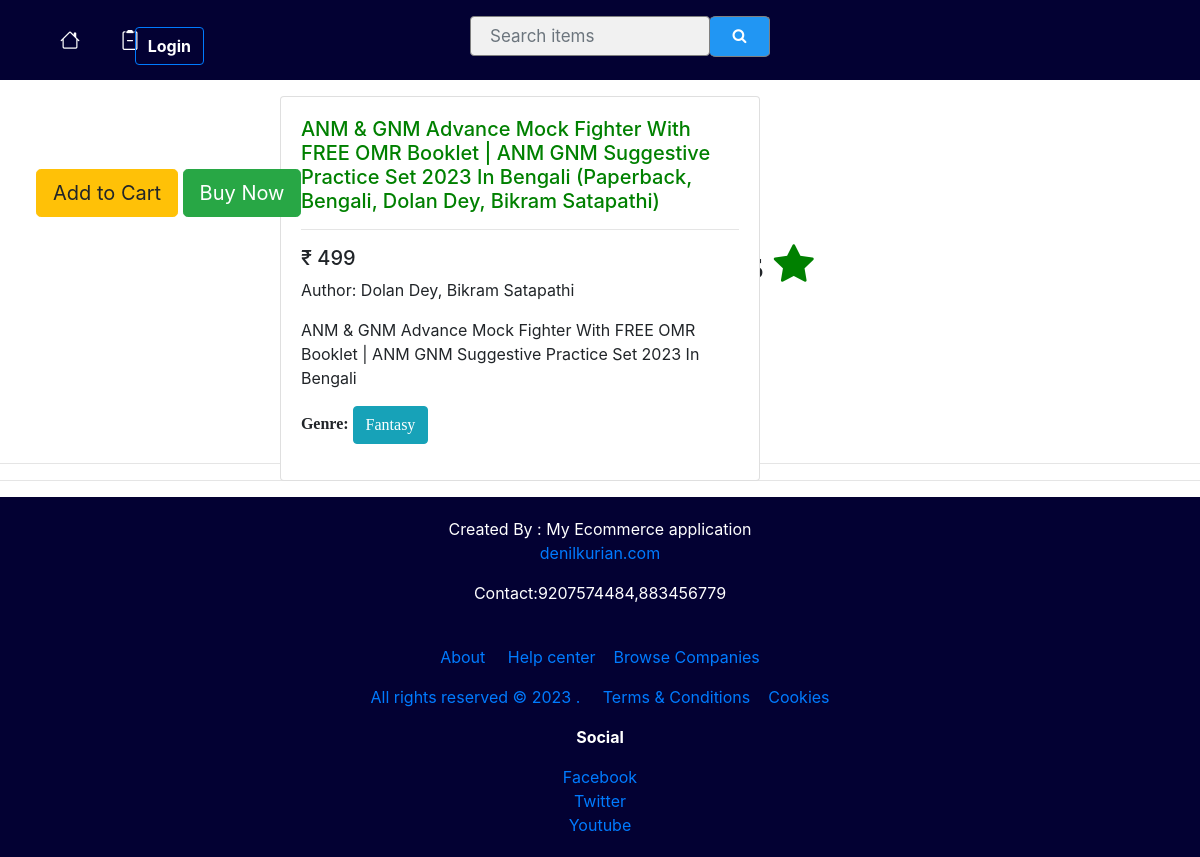
Page /detail1/4/ on the committed database.
### book/models.py (models this page shows, shortened)
class Book(models.Model):
    user = models.ForeignKey(User,on_delete=models.CASCADE ,blank=True, null=True)
    book_type = models.CharField(max_length=200, choices=Type1)
    title = models.CharField(max_length=200)
    author = models.CharField(max_length=150)
    description = models.CharField(max_length=500)
    price = models.IntegerField()
    image_url = models.CharField(max_length=2000, blank=True)
    genre=models.CharField(max_length=200)
    book_available = models.BooleanField(blank=True)

### book/views.py (the view)
# urls.py: path('detail1/<int:pk>/',detail1.as_view(),name='detail1'),
class detail1(DetailView):
    model = Book
    fields=['title','author','description','price','image_url','book_available']
    template_name = 'detail1.html'
    context_object_name = 'every'
    def get_context_data(self, **kwargs):
        context = super().get_context_data(**kwargs)
        context['reviews'] = Review.objects.filter(product=self.object)
        return context

### templates/detail1.html (shortened to what this page needs)
{% load static %}
{% block content %}
{% include 'navbar.html' %}
<!DOCTYPE html>
<html lang="en">
<head>
        <link rel="stylesheet" href="https://cdn.jsdelivr.net/npm/bootstrap@4.0.0/dist/css/bootstrap.min.css">
    <link rel="stylesheet" type="text/css" href="{% static 'css/detail1.css' %}"/>
<link rel="stylesheet" href="https://cdn.jsdelivr.net/npm/bootstrap-icons@1.10.3/font/bootstrap-icons.css">
</head>
<body>
<div class="row">
    <div class="col">
        <div  id="job-margin" class="card" style="width:30rem;">
<div class="card-body">
    <h5 style="color:green;" class="card-title">{{ every.title }}</h5><hr>
    <h5 class="card-text"> ₹ {{ every.price}}</h5>
    <p>Author: {{ every.author}}</p>
    <p> {{ every.description }}</p>
    <p style="font-family:Calibri Light"><b>Genre:</b> <button class="btn btn-info">{{ every.genre }}</button></p>
</div>
        </div>
    </div></div>
<br><br><br>&nbsp;&nbsp;&nbsp;&nbsp;&nbsp;&nbsp;&nbsp;
{% if every.book_available is True %}
<div class="btn-group" role="group" aria-label="Basic example">
   <form method="post" action="{% url 'add_to_cart' every.id %}">
        <button class="btn btn-warning  btn-lg" type="submit">Add to Cart</button>
    </form>
  <a href="{% url 'checkout-view' every.id %}"><button type="button" class="btn btn-success  btn-lg">Buy Now</button></a>
    {% else %}
    <button type="button" class="btn btn-lg btn-danger" disabled>Out of Stock</button>
    {% endif %}
</div>
    <center>
<div>
   &nbsp; <h1 style="font-family:gabriola">&nbsp;&nbsp;&nbsp;&nbsp;Reviews and Ratings&nbsp;<i style="color:green" class="bi bi-star-fill"></i></h1>
    {% if request.user.is_authenticated %}
   &nbsp;&nbsp;&nbsp;&nbsp; &nbsp;&nbsp;&nbsp;&nbsp; <a href="{% url 'add_review' every.id %}"><button class="btn btn-dark" >Add review <i class="bi bi-file-earmark-plus"></i></button></a></div></center>
{% else %}
<p>&nbsp;&nbsp;&nbsp;&nbsp;&nbsp;&nbsp;Signin in order to add review<a href="/signin">&nbsp;&nbsp;Login</a></p>
{% endif %}
{% if reviews %}
    {% for review in reviews %}
        <div><div>
            <br><div >
       &nbsp;&nbsp;&nbsp;&nbsp;&nbsp;&nbsp;<a href="{% url 'delete_review' review.id %}"></a>
        </div>
<br>
     &nbsp;&nbsp;</div><hr>
    {% endfor %}
  {% else %}
    <p>No reviews yet.</p>
  {% endif %}
</div>
{% include 'footer.html' %}
{% endblock content %}
</body>
</html>

### book/static/css/nav.css (style rules this page uses)
* { box-sizing: border-box; }

### book/static/css/detail1.css (style rules this page uses)
#job-margin { position:absolute; top:20; right:37% }

### rows in the picture
Book: title "ANM & GNM Advance Mock Fighter With FREE OMR Booklet | ANM GNM Suggestive Practice Set 2023 In Bengali (Paperback, Bengali, Dolan Dey, Bikram Satapathi)", price "499", author "Dolan Dey, Bikram Satapathi", description "ANM & GNM Advance Mock Fighter With FREE OMR Booklet | ANM GNM Suggestive Practice Set 2023 In Bengali", genre "Fantasy"
